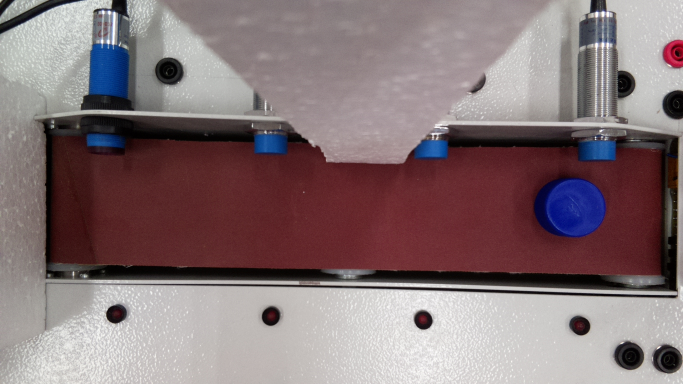
#> input picture img-data/image001.jpg, 1366 x 768 px (shown at 1/2 size)
$ python -i IDcircle111.py   (imports and definitions only)
#> lines starting #> are read from the running program, lines starting #| are printed output that depends on the picture; after the words box and inside, x2 and y2 are one past the last pixel; in counts of white or black regions, pixels touching at a corner belong together
import cv2
import numpy as np

def red_mask(img):
    img_hsv = cv2.cvtColor(img, cv2.COLOR_RGB2HSV)
#> img_hsv: shape (768, 1366, 3); mean H, S, V 88.1, 64.7, 137.1
    # lower mask (0-10)
    lower_red = np.array([0, 100, 100])
    upper_red = np.array([10, 255, 255])
    mask0 = cv2.inRange(img_hsv, lower_red, upper_red)
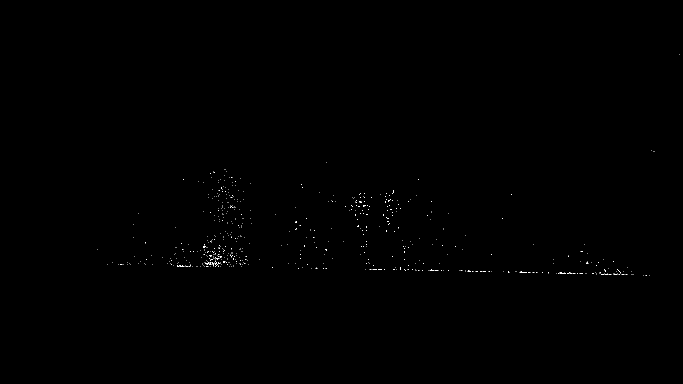
#> mask0: shape (768, 1366) (shown at 1/2 size); 0.13% white in thin lines or dots, all inside (x1, y1, x2, y2) = (195, 108, 1360, 551)
    # upper mask (170-180)
    lower_red = np.array([170, 100, 100])
    upper_red = np.array([180, 255, 255])
    mask1 = cv2.inRange(img_hsv, lower_red, upper_red)
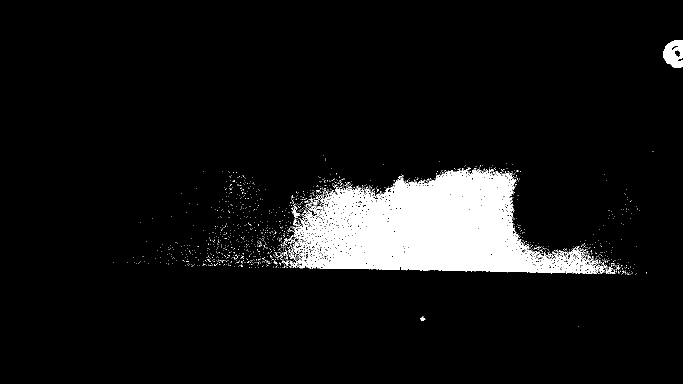
#> mask1: shape (768, 1366) (shown at 1/2 size); 7.4% white; 1484 white regions (1465 under 20 px), largest, box (x1, y1, x2, y2) and area: (579, 338, 1215, 548) 71920, (1326, 80, 1366, 136) 1610, (583, 412, 600, 434) 117
    # join my masks
    mask = mask0 + mask1
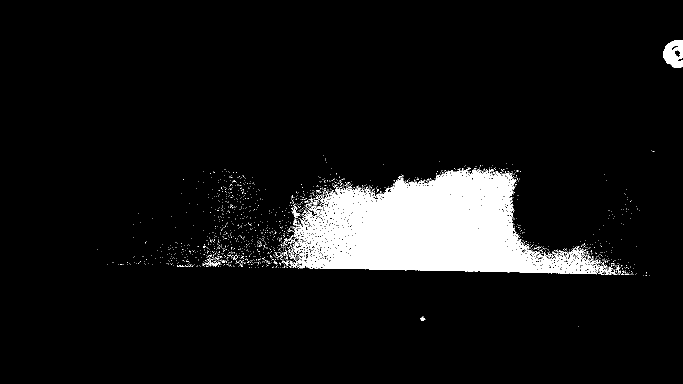
#> mask: shape (768, 1366) (shown at 1/2 size); 7.5% white; 1663 white regions (1640 under 20 px), largest, box (x1, y1, x2, y2) and area: (579, 338, 1218, 549) 72705, (1326, 80, 1366, 136) 1611, (583, 412, 600, 434) 118
    # creating a circle kernel
    #kernel_circle = cv2.getStructuringElement(cv2.MORPH_ELLIPSE, (7,7))
    # dilation with a circle kernel
    #dilation = cv2.dilate(mask, kernel=kernel_circle, iterations=2)
    # set mask: zero everywhere exept hot zones
    output_img_red = img.copy()
    #output_img_red[np.where(dilation == 0)] = 0
    return mask, output_img_red #returns a mask with all the red pixels?

def find_bottletap(image_rgb):
    #turn image_rgb into image_gray : a grayscale image
    image_gray = cv2.cvtColor(image_rgb , cv2.COLOR_RGB2GRAY)
    # detect circles in the image
    circles = cv2.HoughCircles(image_gray, cv2.HOUGH_GRADIENT, 1, 500, param1=40, param2=30,
                               minRadius=20, maxRadius=100)
    # ensure at least some circles were found
    if circles is not None:
        # convert the (x, y) coordinates and radius of the circles to integers
        # loop over the (x, y) coordinates and radius of the circles
        circles = np.uint16(np.around(circles))
        for i in circles[0, :]:
            # draw the outer circle
            # print(i)
            cv2.circle(image_rgb, (i[0], i[1]), i[2], (0, 255, 0), 2)
            # draw the center of the circle
            cv2.circle(image_rgb, (i[0], i[1]), 2, (0, 0, 0), 3)
    else:
        print("No bottletap on track!")

    return image_rgb

def find_track(img):
    img[0:195,:] = 0
    img[300:600,:] = 0

    return img

def bottletap(img, x, y,r):
    for i in np.arrange(0, image.shape[0]):
        for j in np.arrange(0, image.shape[1]):
            if((((j-x)**2) + (((i-y)**2)))>r**2):
                img[i,j,0] = 0
                img[i,j,1] = 0
                img[i,j,2] = 0
    return img

>>> import cv2
>>> picture = cv2.cvtColor(cv2.imread('img-data/image001.jpg'), cv2.COLOR_BGR2RGB)
>>> result = red_mask(picture)
